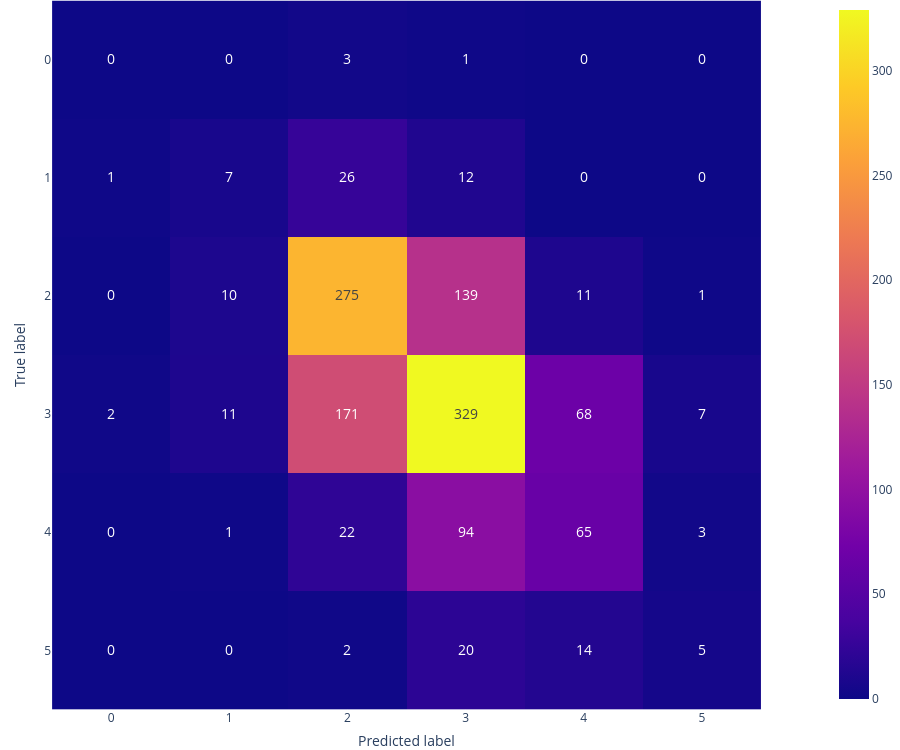

Notebook code for this chart:
### Code cell
final_combo = [0, 1, 2, 5, 6, 10, 11]
wine_X_tr_cur = wine_X_tr[:,final_combo]
wine_X_val_cur = wine_X_val[:,final_combo]
knn = KNeighborsClassifier(n_neighbors=5)
utils.confusion(knn,wine_X_tr_cur,wine_y_tr,wine_X_val_cur,wine_y_val,save_file="images/knn_confusion.svg")
utils.final_test(knn,wine_X_test[:,final_combo],wine_y_test)

### Figure 1 — Plotly figure (JSON) as saved in the notebook; plotly's stock layout.template omitted (floating-point values rounded to 4 significant figures)
{"data": [{"coloraxis": "coloraxis", "hovertemplate": "x: %{x}<br>y: %{y}<br>color: %{z}<extra></extra>", "name": "0", "textfont": {"size": 14}, "texttemplate": "%{z}", "type": "heatmap", "xaxis": "x", "yaxis": "y", "z": [[0, 0, 3, 1, 0, 0], [1, 7, 26, 12, 0, 0], [0, 10, 275, 139, 11, 1], [2, 11, 171, 329, 68, 7], [0, 1, 22, 94, 65, 3], [0, 0, 2, 20, 14, 5]]}], "layout": {"coloraxis": {"colorscale": [[0, "#0d0887"], [0.1111, "#46039f"], [0.2222, "#7201a8"], [0.3333, "#9c179e"], [0.4444, "#bd3786"], [0.5556, "#d8576b"], [0.6667, "#ed7953"], [0.7778, "#fb9f3a"], [0.8889, "#fdca26"], [1, "#f0f921"]]}, "height": 750, "margin": {"b": 0, "l": 0, "r": 0, "t": 0}, "width": 900, "xaxis": {"anchor": "y", "constrain": "domain", "domain": [0, 1], "dtick": 1, "scaleanchor": "y", "tickmode": "linear", "title": {"text": "Predicted label"}}, "yaxis": {"anchor": "x", "autorange": "reversed", "constrain": "domain", "domain": [0, 1], "dtick": 1, "tickmode": "linear", "title": {"text": "True label"}}}}
